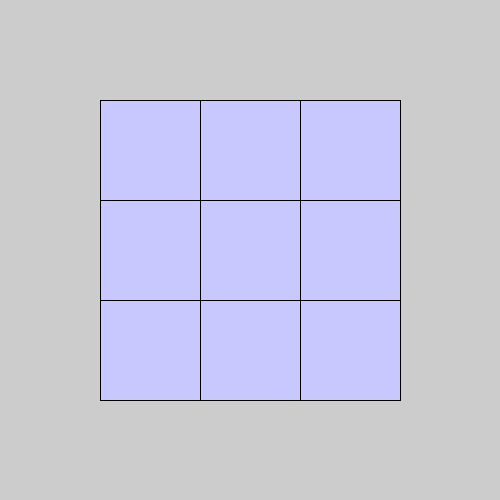
Frame 1 (no input)
Frame 60 (the mouse pressed at the canvas centre just before this capture): identical to frame 1, image omitted
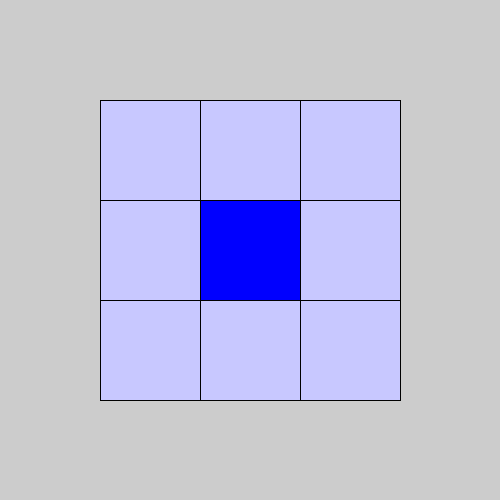
Frame 120 (the mouse held since frame 60 and released just before this capture)

The Processing sketch that drew these frames (run headless with seeded random() and noise(); from frame 60 on, the mouse is pressed at the canvas centre):

// Processing sketch: Tic_Tac_Toe_Trial_2_Array_
// ── Tic_Tac_Toe_Trial_2_Array_.pde
// clicks + flag
int clicks = 0;
boolean flag;

// creating an array of the chosen grid size with default values of a magic square
int[][] grid;

void setup(){
  // first real attempt of understanding arrays and implementing own grid
  size(500,500);
  int [][] grid = {{2,9,4}, {7,5,3},{6,1,8}};
  int x = 100; 
  int y = 100;
  for(int i = 0; i < 3; i++){
   for(int j = 0; j < 3; j++){
     fill(200,200,255);
     rect(x,y,100,100);
     x += 100;
   }
   x=100;
   y+=100;
  }
}


void clickLoop() {
  if(clicks % 2 == 0){
    fill(0,0,255);
  }
  if(clicks % 2 == 1){
    fill(255,0,0);
  }
  clicks = clicks + 1;
}

void draw(){
   //creating logic for changing the colour of the tic tac toe cubes
  if(mousePressed && flag == false){
    if (mouseX >100 && mouseX < 200 && mouseY > 100 && mouseY < 200){
     clickLoop();
     rect(100,100,100,100);
     flag = true;
    }
   
    if (mouseX >200 && mouseX < 300 && mouseY > 100 && mouseY < 200){
      clickLoop();
      rect(200,100,100,100);
      flag = true;
    }
  
    if (mouseX >300 && mouseX < 400 && mouseY > 100 && mouseY < 200){
      clickLoop();
      rect(300,100,100,100);
      flag = true;
    }
  
    if (mouseX >100 && mouseX < 200 && mouseY > 200 && mouseY < 300){
      clickLoop();
      rect(100,200,100,100);
      flag = true;
    }
    if (mouseX >100 && mouseX < 200 && mouseY > 300 && mouseY < 400){
      clickLoop();
      rect(100,300,100,100);
      flag = true;
    }
  
    if (mouseX >200 && mouseX < 300 && mouseY > 200 && mouseY < 300){
      clickLoop();
      rect(200,200,100,100);
      flag = true;
    }
    if (mouseX >200 && mouseX < 300 && mouseY > 300 && mouseY < 400){
      clickLoop();
      rect(200,300,100,100);
      flag=true;
    }
    if (mouseX >300 && mouseX < 400 && mouseY > 200 && mouseY < 300){
      clickLoop();
      rect(300,200,100,100);
      flag = true;
    }
    if (mouseX >300 && mouseX < 400 && mouseY > 300 && mouseY < 400){
      clickLoop();
      rect(300,300,100,100);
      flag = true;
    }
  }
}

void mousePressed (){
    flag = false;
    print (clicks);
}
